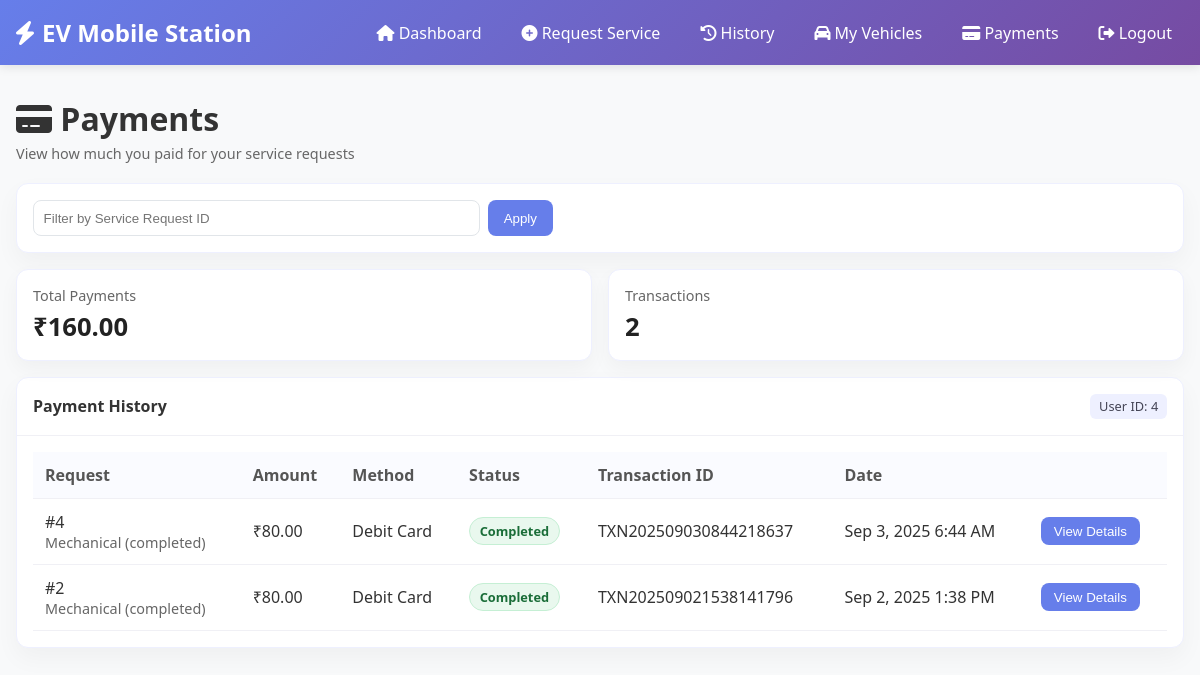
/payments.php (signed in), run on the app's committed database.
### tables this page shows
CREATE TABLE `payments` (
  `id` int(11) NOT NULL,
  `service_request_id` int(11) NOT NULL,
  `amount` decimal(10,2) NOT NULL,
  `payment_method` enum('credit_card','debit_card','digital_wallet','cash') NOT NULL,
  `transaction_id` varchar(100) DEFAULT NULL,
  `status` enum('pending','completed','failed','refunded') DEFAULT 'pending',
  `created_at` timestamp NOT NULL DEFAULT current_timestamp()
);

CREATE TABLE `service_requests` (
  `id` int(11) NOT NULL,
  `user_id` int(11) NOT NULL,
  `user_vehicle_id` int(11) DEFAULT NULL,
  `request_type` enum('charging','mechanical','both') NOT NULL,
  `vehicle_location_lat` decimal(10,8) NOT NULL,
  `vehicle_location_lng` decimal(11,8) NOT NULL,
  `description` text DEFAULT NULL,
  `urgency_level` enum('low','medium','high','emergency') DEFAULT 'medium',
  `status` enum('pending','assigned','in_progress','completed','cancelled') DEFAULT 'pending',
  `assigned_vehicle_id` int(11) DEFAULT NULL,
  `assigned_technician_id` int(11) DEFAULT NULL,
  `estimated_arrival_time` datetime DEFAULT NULL,
  `actual_arrival_time` datetime DEFAULT NULL,
  `completion_time` datetime DEFAULT NULL,
  `total_cost` decimal(10,2) DEFAULT NULL,
  `payment_status` enum('pending','paid','failed') DEFAULT 'pending',
  `created_at` timestamp NOT NULL DEFAULT current_timestamp(),
  `updated_at` timestamp NOT NULL DEFAULT current_timestamp() ON UPDATE current_timestamp()
);

### config/database.php (called while the page is built, shortened)
<?php
class Database {
    private $host = 'localhost';
    private $db_name = 'ev_mobile_station';
    private $username = 'root';
    private $password = '';
    private $conn;
    public function getConnection() {
        if ($this->conn === null) {
            try {
                $this->conn = new PDO(
                    "mysql:host=" . $this->host . ";dbname=" . $this->db_name . ";charset=utf8mb4",
                    $this->username,
                    $this->password,
                    array(
                        PDO::ATTR_ERRMODE => PDO::ERRMODE_EXCEPTION,
                        PDO::ATTR_DEFAULT_FETCH_MODE => PDO::FETCH_ASSOC,
                        PDO::MYSQL_ATTR_INIT_COMMAND => "SET NAMES utf8mb4",
                        PDO::ATTR_PERSISTENT => false,
                        PDO::ATTR_EMULATE_PREPARES => false
                    )
                );
            } catch(PDOException $exception) {
                error_log("Database connection error: " . $exception->getMessage());
                throw new Exception("Database connection failed: " . $exception->getMessage());
            }
        }
        return $this->conn;
    }
    public function executeQuery($sql, $params = []) {
        try {
            $conn = $this->getConnection();
            $stmt = $conn->prepare($sql);
            $stmt->execute($params);
            return $stmt;
        } catch (Exception $e) {
            error_log("Query execution error: " . $e->getMessage());
            throw new Exception("Query execution failed: " . $e->getMessage());
        }
    }
}
?>

### includes/functions.php (called while the page is built, shortened)
<?php
require_once __DIR__ . '/../config/database.php';
class UtilityFunctions {
    public static function formatDateTime($datetime) {
        return date('M j, Y g:i A', strtotime($datetime));
    }
}
?>

### payments.php (the view, shortened to what this page needs)
<?php
require_once 'includes/functions.php';
$userId = (int)$_SESSION['user_id'];
$payments = [];
$totals = ['count' => 0, 'sum' => 0.0];
$filterRequestId = isset($_GET['request_id']) ? (int)$_GET['request_id'] : 0;
try {
    $db = Database::getInstance();
    if ($filterRequestId) {
        $sql = "SELECT p.id, p.service_request_id, p.amount, p.payment_method, p.transaction_id, p.status, p.created_at,
                       sr.request_type, sr.status AS request_status
                FROM payments p
                JOIN service_requests sr ON sr.id = p.service_request_id
                WHERE sr.user_id = ? AND p.service_request_id = ?
                ORDER BY p.created_at DESC";
        $stmt = $db->executeQuery($sql, [$userId, $filterRequestId]);
    } else {
        $sql = "SELECT p.id, p.service_request_id, p.amount, p.payment_method, p.transaction_id, p.status, p.created_at,
                       sr.request_type, sr.status AS request_status
                FROM payments p
                JOIN service_requests sr ON sr.id = p.service_request_id
                WHERE sr.user_id = ?
                ORDER BY p.created_at DESC";
        $stmt = $db->executeQuery($sql, [$userId]);
    }
    $payments = $stmt->fetchAll();
    foreach ($payments as $pm) {
        if ($pm['status'] === 'completed') {
            $totals['sum'] += (float)$pm['amount'];
        }
        $totals['count']++;
    }
} catch (Exception $e) {
    error_log('Fetch payments failed: ' . $e->getMessage());
}
?>
<!DOCTYPE html>
<html lang="en">
<head>
    <link href="https://cdnjs.cloudflare.com/ajax/libs/font-awesome/6.0.0/css/all.min.css" rel="stylesheet">
</head>
<body>
    <nav class="navbar">
        <div class="navbar-content">
            <a href="index.php" class="navbar-brand"><i class="fas fa-bolt"></i> EV Mobile Station</a>
            <ul class="navbar-nav">
                <li><a href="dashboard.php"><i class="fas fa-home"></i> Dashboard</a></li>
                <li><a href="request-service.php"><i class="fas fa-plus-circle"></i> Request Service</a></li>
                <li><a href="service-history.php"><i class="fas fa-history"></i> History</a></li>
                <li><a href="vehicles.php"><i class="fas fa-car"></i> My Vehicles</a></li>
                <li><a href="payments.php"><i class="fas fa-credit-card"></i> Payments</a></li>
                <li><a href="logout.php"><i class="fas fa-sign-out-alt"></i> Logout</a></li>
            </ul>
        </div>
    </nav>
    <main class="main">
        <div class="page-header">
            <h1><i class="fas fa-credit-card"></i> Payments</h1>
            <p class="muted">View how much you paid for your service requests</p>
        </div>
        <div class="card" style="margin-bottom:1rem;">
            <div class="card-body">
                <form method="GET" style="display:grid;grid-template-columns:1fr auto;gap:0.5rem;max-width:520px;">
                    <input type="number" name="request_id" placeholder="Filter by Service Request ID" value="<?php echo $filterRequestId ?: ''; ?>" style="padding:0.6rem;border:1px solid #e1e5e9;border-radius:8px;">
                    <button type="submit" style="background:#667eea;color:#fff;border:none;border-radius:8px;padding:0.6rem 1rem;cursor:pointer;">Apply</button>
                </form>
            </div>
        </div>
        <div class="summary">
            <div class="summary-card">
                <div class="summary-title">Total Payments</div>
                <div class="summary-value">₹<?php echo number_format($totals['sum'], 2); ?></div>
            </div>
            <div class="summary-card">
                <div class="summary-title">Transactions</div>
                <div class="summary-value"><?php echo (int)$totals['count']; ?></div>
            </div>
        </div>
        <div class="card">
            <div class="card-header">
                <strong>Payment History</strong>
                <span class="pill">User ID: <?php echo (int)$userId; ?></span>
            </div>
            <div class="card-body">
                <?php if (empty($payments)): ?>
                    <div class="summary-card" style="margin:0;">
                        <h3 style="margin:0 0 0.25rem 0;">No payments yet</h3>
                        <p class="muted">Your successful payments will show up here once you complete a service.</p>
                        <a href="request-service.php" style="display:inline-block;margin-top:0.5rem;background:#667eea;color:#fff;padding:0.6rem 1rem;border-radius:8px;text-decoration:none;">
                            <i class="fas fa-plus"></i> Request a Service
                        </a>
                    </div>
                <?php else: ?>
                <table class="table">
                    <thead>
                        <tr>
                            <th>Request</th>
                            <th>Amount</th>
                            <th>Method</th>
                            <th>Status</th>
                            <th>Transaction ID</th>
                            <th>Date</th>
                            <th></th>
                        </tr>
                    </thead>
                    <tbody>
                        <?php foreach ($payments as $pm): ?>
                            <tr>
                                <td data-label="Request">
                                    #<?php echo (int)$pm['service_request_id']; ?>
                                    <div class="muted"><?php echo ucfirst($pm['request_type']); ?> (<?php echo str_replace('_',' ', $pm['request_status']); ?>)</div>
                                </td>
                                <td data-label="Amount">₹<?php echo number_format((float)$pm['amount'], 2); ?></td>
                                <td data-label="Method"><?php echo ucwords(str_replace('_',' ', $pm['payment_method'])); ?></td>
                                <td data-label="Status">
                                    <span class="badge <?php echo htmlspecialchars($pm['status']); ?>"><?php echo ucfirst($pm['status']); ?></span>
                                </td>
                                <td data-label="Transaction ID"><?php echo htmlspecialchars($pm['transaction_id'] ?: '—'); ?></td>
                                <td data-label="Date"><?php echo UtilityFunctions::formatDateTime($pm['created_at']); ?></td>
                                <td data-label=" ">
                                    <button type="button" class="view-btn"
                                        data-id="<?php echo (int)$pm['id']; ?>"
                                        data-request_id="<?php echo (int)$pm['service_request_id']; ?>"
                                        data-amount="<?php echo number_format((float)$pm['amount'],2); ?>"
                                        data-method="<?php echo htmlspecialchars(ucwords(str_replace('_',' ',$pm['payment_method']))); ?>"
                                        data-status="<?php echo htmlspecialchars(ucfirst($pm['status'])); ?>"
                                        data-transaction_id="<?php echo htmlspecialchars($pm['transaction_id'] ?: '—'); ?>"
                                        data-date="<?php echo htmlspecialchars(UtilityFunctions::formatDateTime($pm['created_at'])); ?>"
                                        data-request_type="<?php echo htmlspecialchars(ucfirst($pm['request_type'])); ?>"
                                        data-request_status="<?php echo htmlspecialchars(ucfirst(str_replace('_',' ',$pm['request_status']))); ?>"
                                        style="background:#667eea;color:#fff;border:none;border-radius:8px;padding:0.4rem 0.8rem;cursor:pointer;">
                                        View Details
                                    </button>
                                </td>
                            </tr>
                        <?php endforeach; ?>
                    </tbody>
                </table>
                <?php endif; ?>
            </div>
        </div>
    </main>
</body>
</html>

### payments.php (style rules this page uses)
* { margin: 0; padding: 0; box-sizing: border-box; }
body { font-family: 'Segoe UI', Tahoma, Geneva, Verdana, sans-serif; background: #f8f9fa; color: #333; }
.navbar { background: linear-gradient(135deg, #667eea 0%, #764ba2 100%); color: white; padding: 1rem 1rem; box-shadow: 0 2px 10px rgba(0,0,0,0.1); }
.navbar-content { display: flex; justify-content: space-between; align-items: center; width: 100%; }
.navbar-brand { font-size: 1.5rem; font-weight: bold; color: white; text-decoration: none; display: flex; align-items: center; gap: 0.5rem; }
.navbar-nav { display: flex; list-style: none; gap: 1rem; align-items: center; }
.navbar-nav a { color: white; text-decoration: none; padding: 0.5rem 0.75rem; border-radius: 8px; transition: background 0.25s ease; }
.main { width: 100%; padding: 1rem; }
.page-header { margin: 1rem 0 1.25rem; }
.page-header h1 { margin-bottom: 0.25rem; }
.summary { display: grid; grid-template-columns: repeat(auto-fit, minmax(220px, 1fr)); gap: 1rem; margin-bottom: 1rem; }
.summary-card { background: #fff; border: 1px solid #eef0ff; border-radius: 12px; padding: 1rem; box-shadow: 0 8px 20px rgba(0,0,0,0.04); }
.summary-title { color: #666; font-size: 0.9rem; }
.summary-value { font-size: 1.6rem; font-weight: 700; color: #222; margin-top: 0.25rem; }
.card { background: #fff; border-radius: 12px; border: 1px solid #eef0ff; box-shadow: 0 10px 25px rgba(0,0,0,0.04); }
.card-header { padding: 1rem; border-bottom: 1px solid #f0f0f5; display: flex; justify-content: space-between; align-items: center; }
.card-body { padding: 1rem; }
.table { width: 100%; border-collapse: collapse; }
.table th, .table td { text-align: left; padding: 0.75rem; border-bottom: 1px solid #f0f0f5; }
.table th { color: #555; font-weight: 600; background: #fafbff; }
.badge { display: inline-block; padding: 0.25rem 0.6rem; border-radius: 999px; font-size: 0.8rem; font-weight: 600; }
.badge.completed { background: #e9f8ee; color: #1a6d38; border: 1px solid #c5efd4; }
.pill { display: inline-block; padding: 0.2rem 0.55rem; border-radius: 6px; background: #eef0ff; color: #445; font-size: 0.8rem; }
.muted { color: #666; font-size: 0.9rem; }

### data on the page
payments: service_request "4", service_request.request_type "Mechanical", service_request.status "completed", amount "80.00", payment_method "Debit Card", status "Completed", transaction "TXN202509030844218637", created_at "Sep 3, 2025 6:44 AM"
payments: service_request "2", service_request.request_type "Mechanical", service_request.status "completed", amount "80.00", payment_method "Debit Card", status "Completed", transaction "TXN202509021538141796", created_at "Sep 2, 2025 1:38 PM"

### other printed values
$totals['sum'] "160.00"
$totals['count'] "2"
$userId "4"
